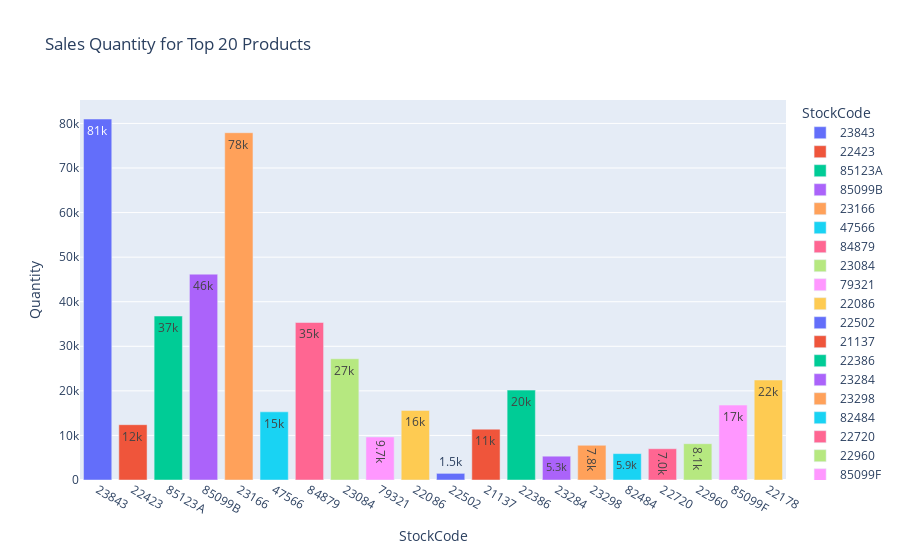

Source (notebook cell):
### Markdown cell above
What is the sales quantity by product between 2010 - 2011?

### Code cell
product_sales = Sales.groupby('StockCode', as_index=False)['Quantity'].sum()
product_sales.rename(columns={'Quantity':'Sales'}, inplace=True)

product_sales_perf = products_revenue.merge(product_sales, on='StockCode')

fig = px.bar(product_sales_perf.reset_index(),
            title='Sales Quantity for Top 20 Products',
            x='StockCode',
            y='Sales',
            text='StockCode',
            color='StockCode',
            text_auto='.2s')
fig.update_yaxes(title='Quantity')
fig.show()

### Figure 1 — Plotly figure (JSON) as saved in the notebook; plotly's stock layout.template omitted (floating-point values rounded to 4 significant figures)
{"data": [{"alignmentgroup": "True", "hovertemplate": "StockCode=%{text}<br>Sales=%{y}<extra></extra>", "legendgroup": "23843", "marker": {"color": "#636efa", "pattern": {"shape": ""}}, "name": "23843", "offsetgroup": "23843", "orientation": "v", "showlegend": true, "text": ["23843"], "textposition": "auto", "texttemplate": "%{y:.2s}", "type": "bar", "x": ["23843"], "xaxis": "x", "y": [80995], "yaxis": "y"}, {"alignmentgroup": "True", "hovertemplate": "StockCode=%{text}<br>Sales=%{y}<extra></extra>", "legendgroup": "22423", "marker": {"color": "#EF553B", "pattern": {"shape": ""}}, "name": "22423", "offsetgroup": "22423", "orientation": "v", "showlegend": true, "text": ["22423"], "textposition": "auto", "texttemplate": "%{y:.2s}", "type": "bar", "x": ["22423"], "xaxis": "x", "y": [12410], "yaxis": "y"}, {"alignmentgroup": "True", "hovertemplate": "StockCode=%{text}<br>Sales=%{y}<extra></extra>", "legendgroup": "85123A", "marker": {"color": "#00cc96", "pattern": {"shape": ""}}, "name": "85123A", "offsetgroup": "85123A", "orientation": "v", "showlegend": true, "text": ["85123A"], "textposition": "auto", "texttemplate": "%{y:.2s}", "type": "bar", "x": ["85123A"], "xaxis": "x", "y": [36782], "yaxis": "y"}, {"alignmentgroup": "True", "hovertemplate": "StockCode=%{text}<br>Sales=%{y}<extra></extra>", "legendgroup": "85099B", "marker": {"color": "#ab63fa", "pattern": {"shape": ""}}, "name": "85099B", "offsetgroup": "85099B", "orientation": "v", "showlegend": true, "text": ["85099B"], "textposition": "auto", "texttemplate": "%{y:.2s}", "type": "bar", "x": ["85099B"], "xaxis": "x", "y": [46181], "yaxis": "y"}, {"alignmentgroup": "True", "hovertemplate": "StockCode=%{text}<br>Sales=%{y}<extra></extra>", "legendgroup": "23166", "marker": {"color": "#FFA15A", "pattern": {"shape": ""}}, "name": "23166", "offsetgroup": "23166", "orientation": "v", "showlegend": true, "text": ["23166"], "textposition": "auto", "texttemplate": "%{y:.2s}", "type": "bar", "x": ["23166"], "xaxis": "x", "y": [77916], "yaxis": "y"}, {"alignmentgroup": "True", "hovertemplate": "StockCode=%{text}<br>Sales=%{y}<extra></extra>", "legendgroup": "47566", "marker": {"color": "#19d3f3", "pattern": {"shape": ""}}, "name": "47566", "offsetgroup": "47566", "orientation": "v", "showlegend": true, "text": ["47566"], "textposition": "auto", "texttemplate": "%{y:.2s}", "type": "bar", "x": ["47566"], "xaxis": "x", "y": [15295], "yaxis": "y"}, {"alignmentgroup": "True", "hovertemplate": "StockCode=%{text}<br>Sales=%{y}<extra></extra>", "legendgroup": "84879", "marker": {"color": "#FF6692", "pattern": {"shape": ""}}, "name": "84879", "offsetgroup": "84879", "orientation": "v", "showlegend": true, "text": ["84879"], "textposition": "auto", "texttemplate": "%{y:.2s}", "type": "bar", "x": ["84879"], "xaxis": "x", "y": [35340], "yaxis": "y"}, {"alignmentgroup": "True", "hovertemplate": "StockCode=%{text}<br>Sales=%{y}<extra></extra>", "legendgroup": "23084", "marker": {"color": "#B6E880", "pattern": {"shape": ""}}, "name": "23084", "offsetgroup": "23084", "orientation": "v", "showlegend": true, "text": ["23084"], "textposition": "auto", "texttemplate": "%{y:.2s}", "type": "bar", "x": ["23084"], "xaxis": "x", "y": [27202], "yaxis": "y"}, {"alignmentgroup": "True", "hovertemplate": "StockCode=%{text}<br>Sales=%{y}<extra></extra>", "legendgroup": "79321", "marker": {"color": "#FF97FF", "pattern": {"shape": ""}}, "name": "79321", "offsetgroup": "79321", "orientation": "v", "showlegend": true, "text": ["79321"], "textposition": "auto", "texttemplate": "%{y:.2s}", "type": "bar", "x": ["79321"], "xaxis": "x", "y": [9650], "yaxis": "y"}, {"alignmentgroup": "True", "hovertemplate": "StockCode=%{text}<br>Sales=%{y}<extra></extra>", "legendgroup": "22086", "marker": {"color": "#FECB52", "pattern": {"shape": ""}}, "name": "22086", "offsetgroup": "22086", "orientation": "v", "showlegend": true, "text": ["22086"], "textposition": "auto", "texttemplate": "%{y:.2s}", "type": "bar", "x": ["22086"], "xaxis": "x", "y": [15617], "yaxis": "y"}, {"alignmentgroup": "True", "hovertemplate": "StockCode=%{text}<br>Sales=%{y}<extra></extra>", "legendgroup": "22502", "marker": {"color": "#636efa", "pattern": {"shape": ""}}, "name": "22502", "offsetgroup": "22502", "orientation": "v", "showlegend": true, "text": ["22502"], "textposition": "auto", "texttemplate": "%{y:.2s}", "type": "bar", "x": ["22502"], "xaxis": "x", "y": [1488], "yaxis": "y"}, {"alignmentgroup": "True", "hovertemplate": "StockCode=%{text}<br>Sales=%{y}<extra></extra>", "legendgroup": "21137", "marker": {"color": "#EF553B", "pattern": {"shape": ""}}, "name": "21137", "offsetgroup": "21137", "orientation": "v", "showlegend": true, "text": ["21137"], "textposition": "auto", "texttemplate": "%{y:.2s}", "type": "bar", "x": ["21137"], "xaxis": "x", "y": [11406], "yaxis": "y"}, {"alignmentgroup": "True", "hovertemplate": "StockCode=%{text}<br>Sales=%{y}<extra></extra>", "legendgroup": "22386", "marker": {"color": "#00cc96", "pattern": {"shape": ""}}, "name": "22386", "offsetgroup": "22386", "orientation": "v", "showlegend": true, "text": ["22386"], "textposition": "auto", "texttemplate": "%{y:.2s}", "type": "bar", "x": ["22386"], "xaxis": "x", "y": [20165], "yaxis": "y"}, {"alignmentgroup": "True", "hovertemplate": "StockCode=%{text}<br>Sales=%{y}<extra></extra>", "legendgroup": "23284", "marker": {"color": "#ab63fa", "pattern": {"shape": ""}}, "name": "23284", "offsetgroup": "23284", "orientation": "v", "showlegend": true, "text": ["23284"], "textposition": "auto", "texttemplate": "%{y:.2s}", "type": "bar", "x": ["23284"], "xaxis": "x", "y": [5341], "yaxis": "y"}, {"alignmentgroup": "True", "hovertemplate": "StockCode=%{text}<br>Sales=%{y}<extra></extra>", "legendgroup": "23298", "marker": {"color": "#FFA15A", "pattern": {"shape": ""}}, "name": "23298", "offsetgroup": "23298", "orientation": "v", "showlegend": true, "text": ["23298"], "textposition": "auto", "texttemplate": "%{y:.2s}", "type": "bar", "x": ["23298"], "xaxis": "x", "y": [7785], "yaxis": "y"}, {"alignmentgroup": "True", "hovertemplate": "StockCode=%{text}<br>Sales=%{y}<extra></extra>", "legendgroup": "82484", "marker": {"color": "#19d3f3", "pattern": {"shape": ""}}, "name": "82484", "offsetgroup": "82484", "orientation": "v", "showlegend": true, "text": ["82484"], "textposition": "auto", "texttemplate": "%{y:.2s}", "type": "bar", "x": ["82484"], "xaxis": "x", "y": [5921], "yaxis": "y"}, {"alignmentgroup": "True", "hovertemplate": "StockCode=%{text}<br>Sales=%{y}<extra></extra>", "legendgroup": "22720", "marker": {"color": "#FF6692", "pattern": {"shape": ""}}, "name": "22720", "offsetgroup": "22720", "orientation": "v", "showlegend": true, "text": ["22720"], "textposition": "auto", "texttemplate": "%{y:.2s}", "type": "bar", "x": ["22720"], "xaxis": "x", "y": [7020], "yaxis": "y"}, {"alignmentgroup": "True", "hovertemplate": "StockCode=%{text}<br>Sales=%{y}<extra></extra>", "legendgroup": "22960", "marker": {"color": "#B6E880", "pattern": {"shape": ""}}, "name": "22960", "offsetgroup": "22960", "orientation": "v", "showlegend": true, "text": ["22960"], "textposition": "auto", "texttemplate": "%{y:.2s}", "type": "bar", "x": ["22960"], "xaxis": "x", "y": [8144], "yaxis": "y"}, {"alignmentgroup": "True", "hovertemplate": "StockCode=%{text}<br>Sales=%{y}<extra></extra>", "legendgroup": "85099F", "marker": {"color": "#FF97FF", "pattern": {"shape": ""}}, "name": "85099F", "offsetgroup": "85099F", "orientation": "v", "showlegend": true, "text": ["85099F"], "textposition": "auto", "texttemplate": "%{y:.2s}", "type": "bar", "x": ["85099F"], "xaxis": "x", "y": [16807], "yaxis": "y"}, {"alignmentgroup": "True", "hovertemplate": "StockCode=%{text}<br>Sales=%{y}<extra></extra>", "legendgroup": "22178", "marker": {"color": "#FECB52", "pattern": {"shape": ""}}, "name": "22178", "offsetgroup": "22178", "orientation": "v", "showlegend": true, "text": ["22178"], "textposition": "auto", "texttemplate": "%{y:.2s}", "type": "bar", "x": ["22178"], "xaxis": "x", "y": [22433], "yaxis": "y"}], "layout": {"barmode": "relative", "legend": {"title": {"text": "StockCode"}, "tracegroupgap": 0}, "title": {"text": "Sales Quantity for Top 20 Products"}, "xaxis": {"anchor": "y", "categoryarray": ["23843", "22423", "85123A", "85099B", "23166", "47566", "84879", "23084", "79321", "22086", "22502", "21137", "22386", "23284", "23298", "82484", "22720", "22960", "85099F", "22178"], "categoryorder": "array", "domain": [0, 1], "title": {"text": "StockCode"}}, "yaxis": {"anchor": "x", "domain": [0, 1], "title": {"text": "Quantity"}}}}
